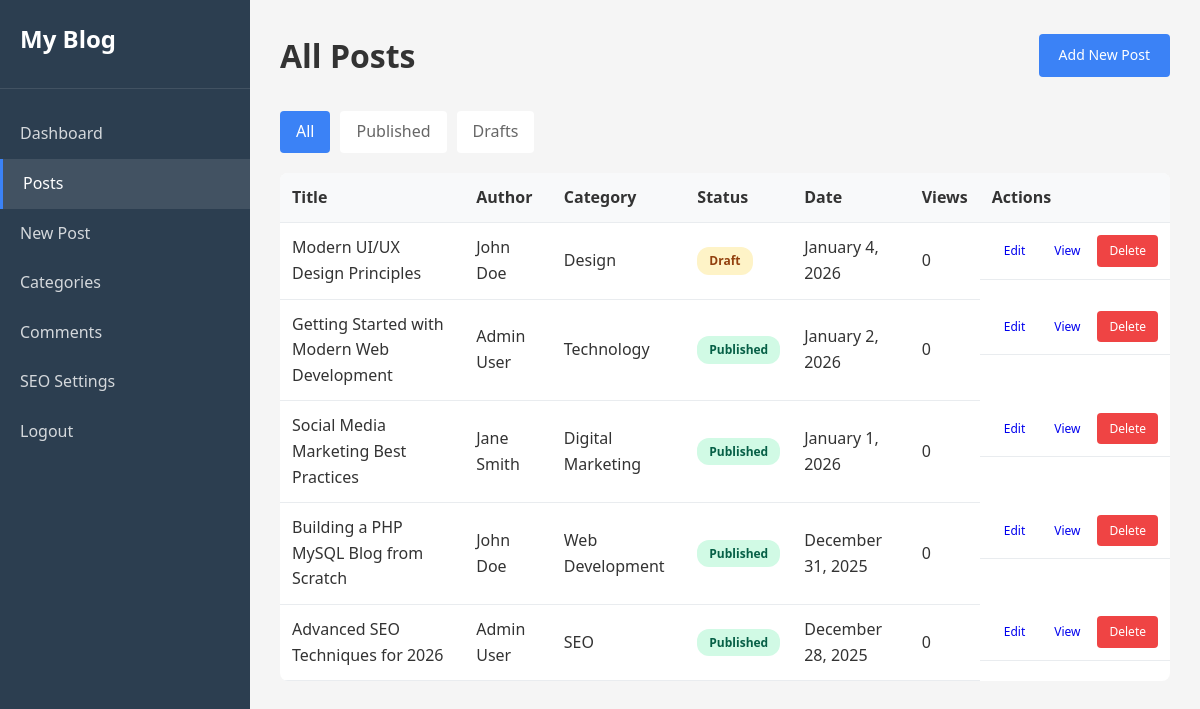
Screenshot of /admin/posts.php (signed in) with the database file from the repository.
### tables this page shows
CREATE TABLE posts (
    id INT PRIMARY KEY AUTO_INCREMENT,
    author_id INT NOT NULL,
    category_id INT,
    title VARCHAR(255) NOT NULL,
    slug VARCHAR(255) UNIQUE NOT NULL,
    excerpt TEXT,
    content LONGTEXT NOT NULL,
    featured_image VARCHAR(255),
    status ENUM('draft', 'published', 'scheduled') DEFAULT 'draft',
    publish_date DATETIME,
    views INT DEFAULT 0,
    allow_comments BOOLEAN DEFAULT 1,
    meta_title VARCHAR(255),
    meta_description TEXT,
    meta_keywords TEXT,
    og_title VARCHAR(255),
    og_description TEXT,
    og_image VARCHAR(255),
    twitter_card VARCHAR(50) DEFAULT 'summary_large_image',
    canonical_url VARCHAR(255),
    schema_type VARCHAR(50) DEFAULT 'BlogPosting',
    created_at TIMESTAMP DEFAULT CURRENT_TIMESTAMP,
    updated_at TIMESTAMP DEFAULT CURRENT_TIMESTAMP ON UPDATE CURRENT_TIMESTAMP,
    FOREIGN KEY (author_id) REFERENCES users(id) ON DELETE CASCADE,
    FOREIGN KEY (category_id) REFERENCES categories(id) ON DELETE SET NULL,
    INDEX idx_slug (slug),
    INDEX idx_status (status),
    INDEX idx_publish_date (publish_date),
    INDEX idx_author (author_id),
    INDEX idx_category (category_id)
);

CREATE TABLE users (
    id INT PRIMARY KEY AUTO_INCREMENT,
    username VARCHAR(50) UNIQUE NOT NULL,
    email VARCHAR(100) UNIQUE NOT NULL,
    password VARCHAR(255) NOT NULL,
    full_name VARCHAR(100) NOT NULL,
    bio TEXT,
    avatar VARCHAR(255),
    role ENUM('admin', 'author', 'contributor') DEFAULT 'author',
    created_at TIMESTAMP DEFAULT CURRENT_TIMESTAMP,
    is_active BOOLEAN DEFAULT 1,
    INDEX idx_username (username),
    INDEX idx_email (email)
);

CREATE TABLE categories (
    id INT PRIMARY KEY AUTO_INCREMENT,
    name VARCHAR(100) UNIQUE NOT NULL,
    slug VARCHAR(100) UNIQUE NOT NULL,
    description TEXT,
    parent_id INT DEFAULT NULL,
    meta_title VARCHAR(255),
    meta_description TEXT,
    created_at TIMESTAMP DEFAULT CURRENT_TIMESTAMP,
    FOREIGN KEY (parent_id) REFERENCES categories(id) ON DELETE SET NULL,
    INDEX idx_slug (slug)
);

### includes/functions.php (called while the page is built, shortened)
<?php
require_once __DIR__ . '/config.php';
function getPosts($limit = 10, $offset = 0, $category_id = null, $tag_id = null, $search = null, $status = 'published') {
    global $pdo;
    $sql = "SELECT p.*, u.username as author_name, u.full_name as author_full_name, c.name as category_name, c.slug as category_slug,
            (SELECT COUNT(*) FROM comments WHERE post_id = p.id AND status = 'approved') as comment_count
            FROM posts p
            LEFT JOIN users u ON p.author_id = u.id
            LEFT JOIN categories c ON p.category_id = c.id";
    $params = [];
    $sql .= " ORDER BY p.publish_date DESC LIMIT ? OFFSET ?";
    $params[] = $limit;
    $params[] = $offset;
    $stmt = $pdo->prepare($sql);
    $stmt->execute($params);
    return $stmt->fetchAll();
}
function formatDate($date) {
    return date('F j, Y', strtotime($date));
}
?>

### admin/posts.php (the view, shortened to what this page needs)
<?php
require_once '../includes/functions.php';
$filter_status = isset($_GET['status']) ? $_GET['status'] : null;
$page = isset($_GET['page']) ? max(1, intval($_GET['page'])) : 1;
$limit = 20;
$offset = ($page - 1) * $limit;
$posts = getPosts($limit, $offset, null, null, null, $filter_status);
?>
<!DOCTYPE html>
<html lang="en">
<head>
    <link rel="stylesheet" href="<?php echo SITE_URL; ?>/css/style.css">
</head>
<body class="admin-page">
    <div class="admin-wrapper">
        <aside class="admin-sidebar">
            <div class="admin-logo">
                <h2><?php echo SITE_NAME; ?></h2>
            </div>
            <nav class="admin-nav">
                <a href="index.php">Dashboard</a>
                <a href="posts.php" class="active">Posts</a>
                <a href="new_post.php">New Post</a>
                <a href="categories.php">Categories</a>
                <a href="comments.php">Comments</a>
                <a href="settings.php">SEO Settings</a>
                <a href="logout.php">Logout</a>
            </nav>
        </aside>
        <main class="admin-main">
            <div class="admin-header">
                <h1>All Posts</h1>
                <a href="new_post.php" class="btn btn-primary">Add New Post</a>
            </div>
            <div class="filter-tabs">
                <a href="posts.php" class="<?php echo !$filter_status ? 'active' : ''; ?>">All</a>
                <a href="posts.php?status=published" class="<?php echo $filter_status == 'published' ? 'active' : ''; ?>">Published</a>
                <a href="posts.php?status=draft" class="<?php echo $filter_status == 'draft' ? 'active' : ''; ?>">Drafts</a>
            </div>
            <table class="data-table">
                <thead>
                    <tr>
                        <th>Title</th>
                        <th>Author</th>
                        <th>Category</th>
                        <th>Status</th>
                        <th>Date</th>
                        <th>Views</th>
                        <th>Actions</th>
                    </tr>
                </thead>
                <tbody>
                    <?php foreach ($posts as $post): ?>
                        <tr>
                            <td><?php echo htmlspecialchars($post['title']); ?></td>
                            <td><?php echo $post['author_full_name']; ?></td>
                            <td><?php echo $post['category_name']; ?></td>
                            <td><span class="status-badge status-<?php echo $post['status']; ?>"><?php echo ucfirst($post['status']); ?></span></td>
                            <td><?php echo formatDate($post['publish_date'] ?: $post['created_at']); ?></td>
                            <td><?php echo $post['views']; ?></td>
                            <td class="actions">
                                <a href="edit_post.php?id=<?php echo $post['id']; ?>" class="btn btn-sm">Edit</a>
                                <a href="<?php echo SITE_URL; ?>/post.php?slug=<?php echo $post['slug']; ?>" class="btn btn-sm" target="_blank">View</a>
                                <?php if ($_SESSION['role'] == 'admin'): ?>
                                    <a href="posts.php?delete=<?php echo $post['id']; ?>" class="btn btn-sm btn-danger" onclick="return confirm('Delete this post?')">Delete</a>
                                <?php endif; ?>
                            </td>
                        </tr>
                    <?php endforeach; ?>
                </tbody>
            </table>
        </main>
    </div>
</body>
</html>

### css/style.css (style rules this page uses)
* { margin: 0; padding: 0; box-sizing: border-box; }
body { font-family: 'Segoe UI', Tahoma, Geneva, Verdana, sans-serif; background: #f8f9fa; color: #333; line-height: 1.6; }
.btn { display: inline-block; padding: 10px 20px; border-radius: 4px; text-decoration: none; border: none; cursor: pointer; font-size: 14px; transition: all 0.3s; }
.btn-primary { background: #3b82f6; color: white; }
.admin-page { background: #f5f5f5; }
.admin-wrapper { display: flex; min-height: 100vh; }
.admin-sidebar { width: 250px; background: #2c3e50; color: white; padding: 20px 0; }
.admin-logo { padding: 0 20px 30px; border-bottom: 1px solid rgba(255,255,255,0.1); }
.admin-logo h2 { color: white; }
.admin-nav { padding: 20px 0; }
.admin-nav a { display: block; padding: 12px 20px; color: rgba(255,255,255,0.8); text-decoration: none; transition: all 0.3s; }
.admin-nav a:hover, .admin-nav a.active { background: rgba(255,255,255,0.1); color: white; border-left: 3px solid #3b82f6; }
.admin-main { flex: 1; padding: 30px; overflow-y: auto; }
.admin-header { display: flex; justify-content: space-between; align-items: center; margin-bottom: 30px; }
.admin-header h1 { color: #333; }
.data-table { width: 100%; background: white; border-radius: 8px; overflow: hidden; border-collapse: collapse; }
.data-table th, .data-table td { padding: 12px; text-align: left; border-bottom: 1px solid #e9ecef; }
.data-table th { background: #f8f9fa; font-weight: 600; }
.status-badge { display: inline-block; padding: 4px 12px; border-radius: 12px; font-size: 12px; font-weight: 600; }
.status-published { background: #d1fae5; color: #065f46; }
.status-draft { background: #fef3c7; color: #92400e; }
.filter-tabs { display: flex; gap: 10px; margin-bottom: 20px; }
.filter-tabs a { padding: 8px 16px; background: white; border-radius: 4px; text-decoration: none; color: #666; }
.filter-tabs a.active { background: #3b82f6; color: white; }
.actions { display: flex; gap: 5px; }
.btn-sm { padding: 6px 12px; font-size: 12px; }
.btn-danger { background: #ef4444; color: white; }

### rows the page displays
posts: title "Modern UI/UX Design Principles", author.full_name "John Doe", category.name "Design", status "Draft", publish_date "January 4, 2026", views "0"
posts: title "Getting Started with Modern Web Development", author.full_name "Admin User", category.name "Technology", status "Published", publish_date "January 2, 2026", views "0"
posts: title "Social Media Marketing Best Practices", author.full_name "Jane Smith", category.name "Digital Marketing", status "Published", publish_date "January 1, 2026", views "0"
posts: title "Building a PHP MySQL Blog from Scratch", author.full_name "John Doe", category.name "Web Development", status "Published", publish_date "December 31, 2025", views "0"
posts: title "Advanced SEO Techniques for 2026", author.full_name "Admin User", category.name "SEO", status "Published", publish_date "December 28, 2025", views "0"

### other values shown
SITE_NAME "My Blog"
